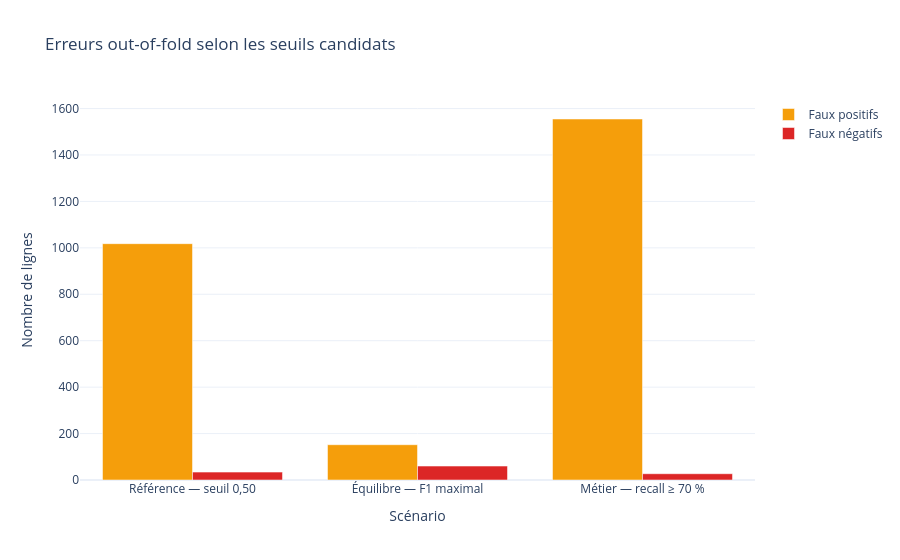

Notebook code for this chart:
### Markdown cell above
## 17. Effet des seuils candidats sur la matrice de confusion

### Code cell
confusion_rows = []
for _, candidate in threshold_candidates.iterrows():
    predictions = (oof_probabilities >= candidate["Threshold"]).astype(int)
    tn, fp, fn, tp = confusion_matrix(y_train, predictions, labels=[0, 1]).ravel()
    confusion_rows.append(
        {
            "Scénario": candidate["Scénario"],
            "Seuil": candidate["Threshold"],
            "Vrais négatifs": int(tn),
            "Faux positifs": int(fp),
            "Faux négatifs": int(fn),
            "Vrais positifs": int(tp),
        }
    )

confusion_candidates = pd.DataFrame(confusion_rows)
display(confusion_candidates)

confusion_figure = go.Figure()
for error_name, color in [
    ("Faux positifs", "#F59E0B"),
    ("Faux négatifs", "#DC2626"),
]:
    confusion_figure.add_trace(
        go.Bar(
            x=confusion_candidates["Scénario"],
            y=confusion_candidates[error_name],
            name=error_name,
            marker_color=color,
        )
    )
confusion_figure.update_layout(
    title="Erreurs out-of-fold selon les seuils candidats",
    xaxis_title="Scénario",
    yaxis_title="Nombre de lignes",
    barmode="group",
)
confusion_figure.show()

### Figure 1 — Plotly figure (JSON) as saved in the notebook; plotly's stock layout.template omitted (floating-point values rounded to 4 significant figures)
{"data": [{"marker": {"color": "#F59E0B"}, "name": "Faux positifs", "type": "bar", "x": ["Référence — seuil 0,50", "Équilibre — F1 maximal", "Métier — recall ≥ 70 %"], "y": [1018, 152, 1555]}, {"marker": {"color": "#DC2626"}, "name": "Faux négatifs", "type": "bar", "x": ["Référence — seuil 0,50", "Équilibre — F1 maximal", "Métier — recall ≥ 70 %"], "y": [34, 60, 27]}], "layout": {"barmode": "group", "title": {"text": "Erreurs out-of-fold selon les seuils candidats"}, "xaxis": {"title": {"text": "Scénario"}}, "yaxis": {"title": {"text": "Nombre de lignes"}}}}
